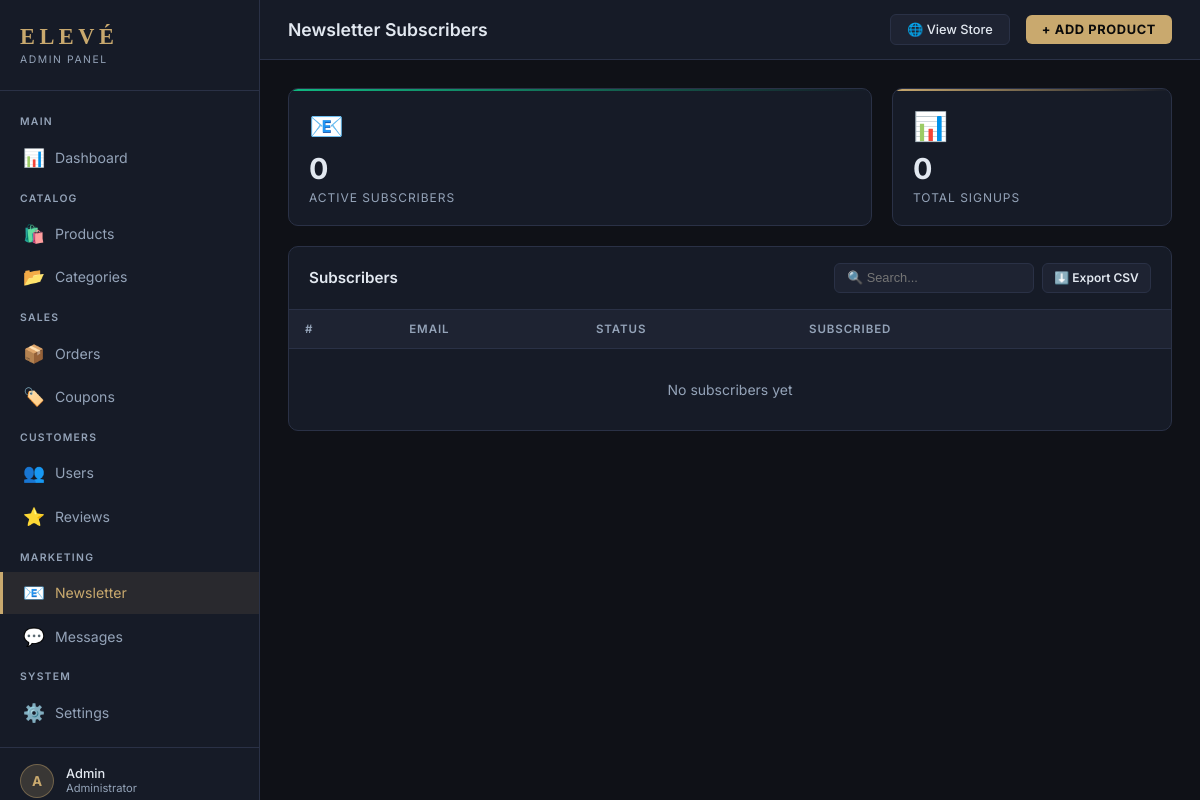
Before: /admin/newsletter.php (signed in) with the older database file.
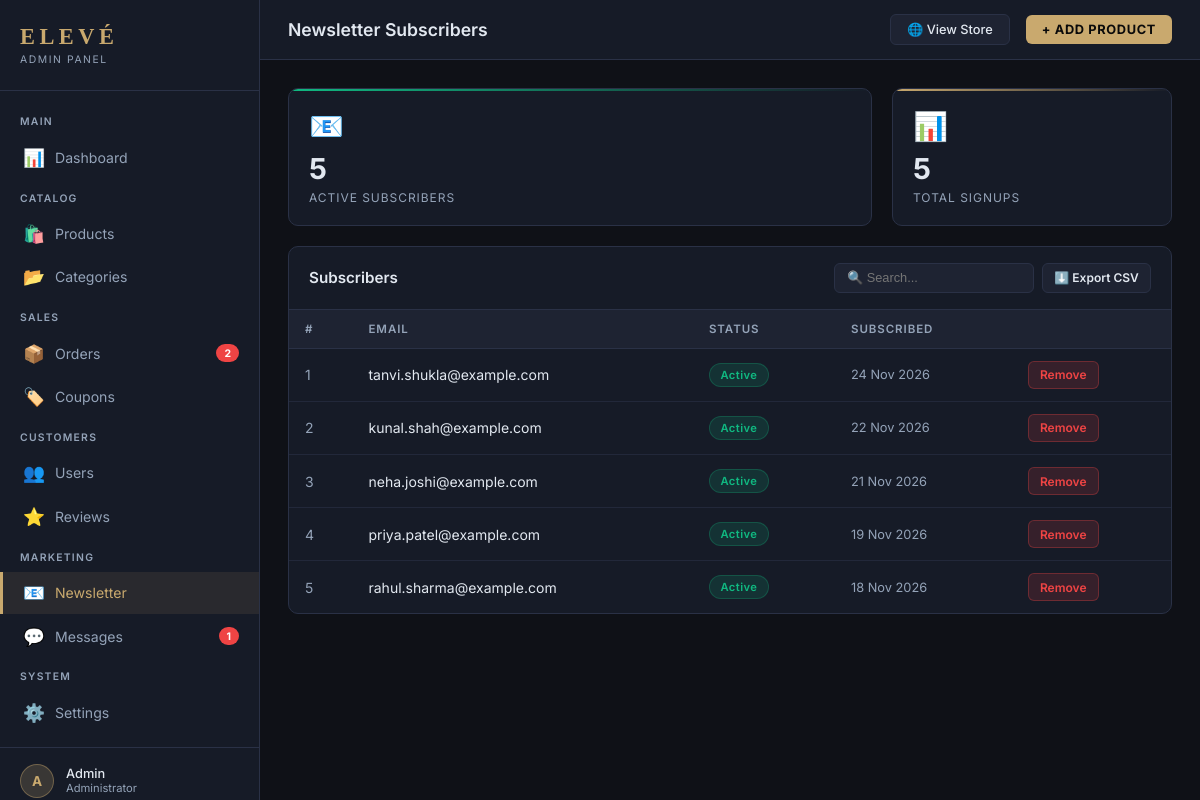
After: the same page with the newer database file.
### tables this page shows
CREATE TABLE IF NOT EXISTS newsletter_subscribers (
    id INT AUTO_INCREMENT PRIMARY KEY,
    email VARCHAR(150) UNIQUE NOT NULL,
    is_active TINYINT(1) DEFAULT 1,
    subscribed_at TIMESTAMP DEFAULT CURRENT_TIMESTAMP
);

### admin/newsletter.php (the view, shortened to what the changed rows need)
<?php
require_once 'includes/header.php';
$db = getDB();
$subscribers = $db->query("SELECT * FROM newsletter_subscribers ORDER BY subscribed_at DESC")->fetchAll();
$active = array_filter($subscribers, fn($s) => $s['is_active']);
?>
<div style="display:grid;grid-template-columns:1fr 280px;gap:1.25rem;margin-bottom:1.25rem">
  <div class="stat-card green">
    <div class="stat-icon">📧</div>
    <div class="stat-value"><?= count($active) ?></div>
    <div class="stat-label">Active Subscribers</div>
  </div>
  <div class="stat-card gold">
    <div class="stat-icon">📊</div>
    <div class="stat-value"><?= count($subscribers) ?></div>
    <div class="stat-label">Total Signups</div>
  </div>
</div>
<div class="card">
  <div class="table-wrap">
    <table id="subTable">
      <thead><tr><th>#</th><th>Email</th><th>Status</th><th>Subscribed</th><th></th></tr></thead>
      <tbody>
        <?php foreach ($subscribers as $i => $sub): ?>
        <tr>
          <td style="color:var(--muted)"><?= $i+1 ?></td>
          <td><?= htmlspecialchars($sub['email']) ?></td>
          <td><span class="badge <?= $sub['is_active']?'badge-green':'badge-red' ?>"><?= $sub['is_active']?'Active':'Removed' ?></span></td>
          <td style="color:var(--muted);font-size:.8rem"><?= date('d M Y', strtotime($sub['subscribed_at'])) ?></td>
          <td>
            <?php if ($sub['is_active']): ?>
            <a href="newsletter.php?remove=<?= $sub['id'] ?>" class="btn btn-sm btn-danger" data-confirm="Remove subscriber?">Remove</a>
            <?php endif; ?>
          </td>
        </tr>
        <?php endforeach; ?>
        <?php if (empty($subscribers)): ?>
        <tr><td colspan="5" style="text-align:center;color:var(--muted);padding:2rem">No subscribers yet</td></tr>
        <?php endif; ?>
      </tbody>
    </table>
  </div>
</div>
<?php require_once 'includes/footer.php'; ?>

### admin/includes/header.php (shortened to what the changed rows need)
<?php
$currentPage = basename($_SERVER['PHP_SELF'], '.php');
?>
<!DOCTYPE html>
<html lang="en">
<head>
</head>
<body>
<aside class="sidebar" id="adminSidebar">
  <nav class="sidebar-nav">
    <a href="orders.php" class="nav-item <?= $currentPage === 'orders' ? 'active' : '' ?>">
      <span class="icon">📦</span> Orders
      <?php
      $db2 = getDB();
      $newOrders = $db2->query("SELECT COUNT(*) FROM orders WHERE status = 'confirmed'")->fetchColumn();
      if ($newOrders > 0): ?>
        <span class="nav-badge"><?= $newOrders ?></span>
      <?php endif; ?>
    </a>
    <a href="messages.php" class="nav-item <?= $currentPage === 'messages' ? 'active' : '' ?>">
      <span class="icon">💬</span> Messages
      <?php
      $newMsgs = $db2->query("SELECT COUNT(*) FROM contact_messages WHERE status = 'new'")->fetchColumn();
      if ($newMsgs > 0): ?>
        <span class="nav-badge"><?= $newMsgs ?></span>
      <?php endif; ?>
    </a>
  </nav>
</aside>
<div class="main-wrapper">
  <div class="content">

Changed rows visible on the page:
added newsletter_subscribers: email "tanvi.shukla@example.com", is_active "Active", subscribed_at "24 Nov 2026"
added newsletter_subscribers: email "kunal.shah@example.com", is_active "Active", subscribed_at "22 Nov 2026"
added newsletter_subscribers: email "neha.joshi@example.com", is_active "Active", subscribed_at "21 Nov 2026"
added newsletter_subscribers: email "priya.patel@example.com", is_active "Active", subscribed_at "19 Nov 2026"
added newsletter_subscribers: email "rahul.sharma@example.com", is_active "Active", subscribed_at "18 Nov 2026"
Other visible differences:
$newOrders: (not shown) → "2"
$newMsgs: (not shown) → "1"
count($active): "0" → "5"
count($subscribers): "0" → "5"
text no longer shown: "No subscribers yet"
